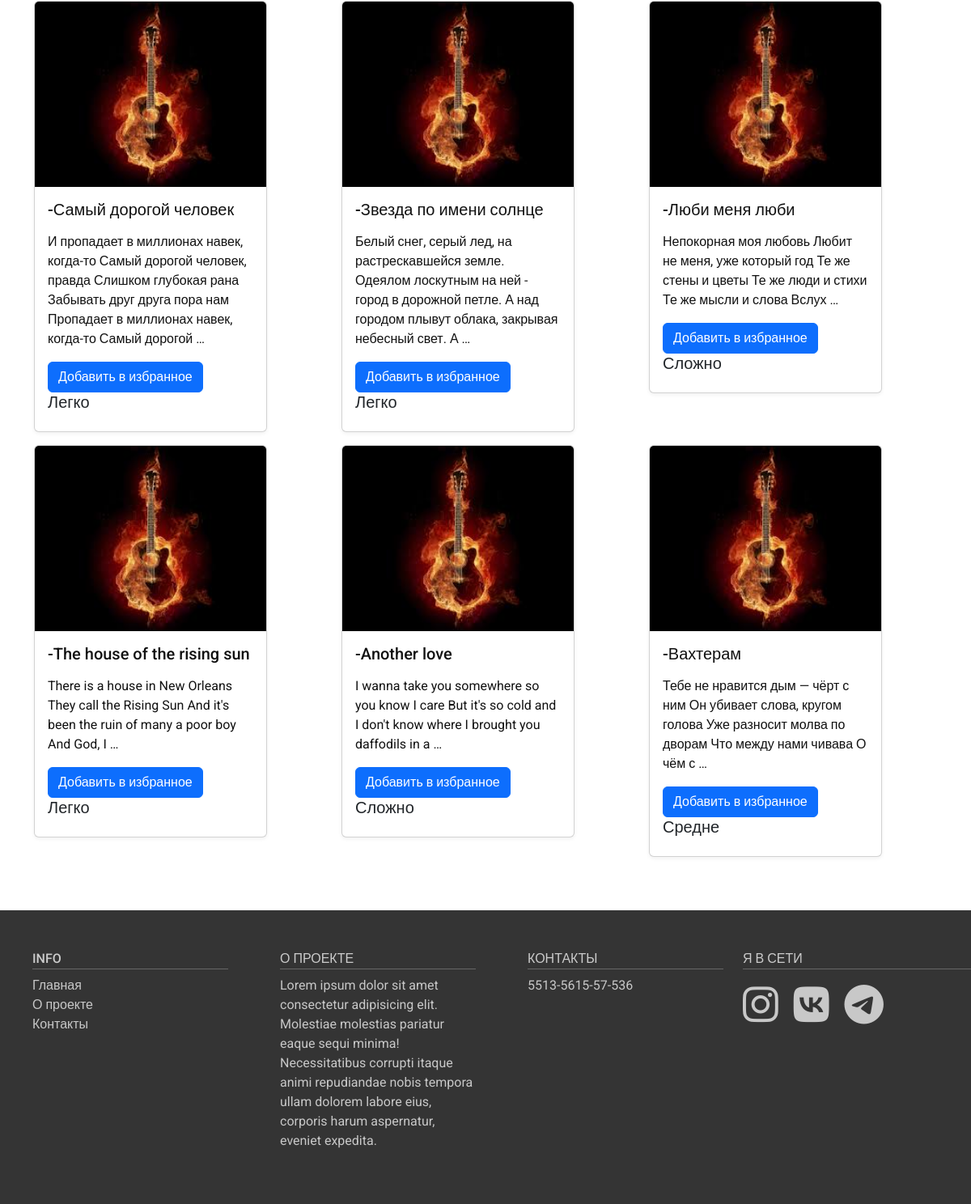
The app's page / (lower part), older data.
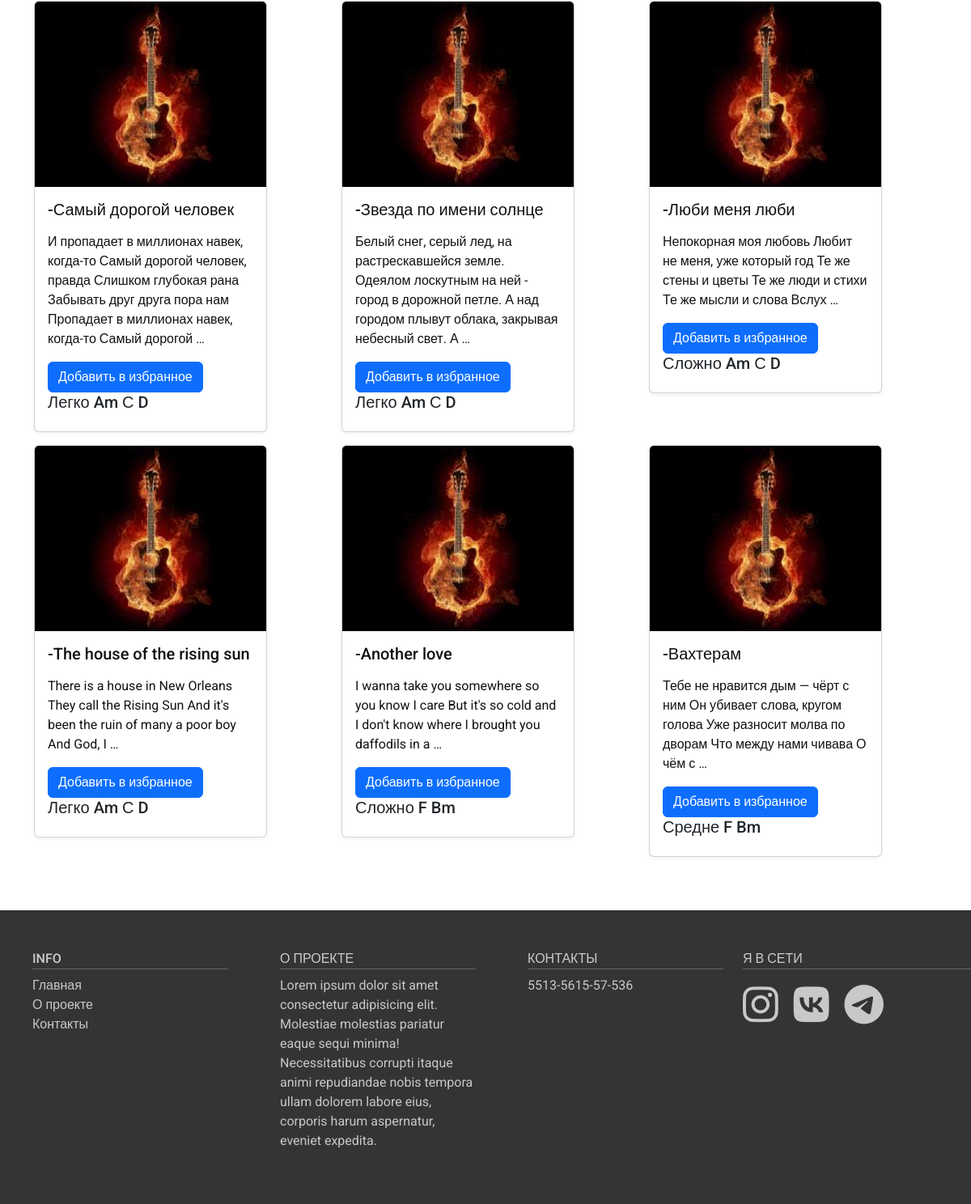
The same page, newer data.
### guitar/models.py (models this page shows, shortened)
class Sings(models.Model):
    class Status(models.TextChoices):
        DRAFT = '0', 'Черновик'
        PUBLISHED = '1', 'Опубликовано'
    title = models.CharField(max_length=50)
    slug = models.SlugField(max_length=255, unique=True,db_index=True)
    content = models.TextField(blank=True)
    time_create = models.DateTimeField(auto_now_add=True)
    time_update = models.DateTimeField(auto_now=True)
    is_published = models.BooleanField(choices=Status.choices, default=Status.DRAFT)
    difficult = models.ForeignKey("Difficulty", on_delete=models.PROTECT, related_name="sings")
    chords = models.ManyToManyField("Chords", related_name="sings")
    author = models.ForeignKey("Authors", on_delete=models.PROTECT, related_name="sings")
    objects = models.Manager()
    published = PublishedModel()
    class Meta:
        ordering = ["-time_create"]
        indexes = [
            models.Index(fields=["-time_create"]),
        ]
    def get_absolute_url(self):
        return reverse('sing', kwargs={'sing_slug':self.slug})

class Difficulty(models.Model):
    name = models.CharField(max_length=100, db_index=True)
    slug = models.SlugField(max_length=255, db_index=True, unique=True)

class Chords(models.Model):
    name = models.CharField(max_length=100, db_index=True)
    slug = models.SlugField(max_length=255, db_index=True, unique=True)

### guitar/views.py (the view)
# urls.py: path("", views.index, name="index"),
def index(request):
    sings = Sings.published.all()[:6]
    context={"sings": sings}
    return render(request, "guitar/index.html", context)

### guitar/models.py (called while the page is built)
    def get_queryset(self):
        return super().get_queryset().filter(is_published=Sings.Status.PUBLISHED)

### guitar/templates/guitar/index.html (shortened to what this page needs)
{% extends 'base.html' %} {% load static %} {%block content%}
{% include "guitar/includes/card_display.html"%} {% endblock content%}

### templates/base.html (shortened to what this page needs)
{% load static %}
<!DOCTYPE html>
<html lang="en">
  <head>
    <link
      rel="stylesheet"
      href="https://cdn.jsdelivr.net/npm/bootstrap@5.3.3/dist/css/bootstrap.rtl.min.css"
    />
    <link rel="stylesheet" href="{% static 'guitar/css/main.css' %}" />
  </head>
  <body>
    <div class="page">
      {% block content%} {% endblock content%}
      <footer>
        <section class="footer">
          <div class="conteiner">
            <div class="row">
              <div class="col-md-3 col-6">
                <ul class="list-unstyled">
                  <li><h4>Info</h4></li>
                  <li><a href="#">Главная</a></li>
                  <li><a href="#">О проекте</a></li>
                  <li><a href="#">Контакты</a></li>
                </ul>
              </div>
              <div class="col-md-3 col-6">
                <ul class="list-unstyled">
                  <li><h4>О проекте</h4></li>
                  <li>
                    Lorem ipsum dolor sit amet consectetur adipisicing elit.
                    Molestiae molestias pariatur eaque sequi minima!
                    Necessitatibus corrupti itaque animi repudiandae nobis
                    tempora ullam dolorem labore eius, corporis harum
                    aspernatur, eveniet expedita.
                  </li>
                </ul>
              </div>
              <div class="col-md-3 col-6">
                <ul class="list-unstyled">
                  <li><h4>Контакты</h4></li>
                  <li><a href="tel: 5513561557536">5513-5615-57-536</a></li>
                </ul>
              </div>
              <div class="col-md-3 col-6">
                <h4>Я в сети</h4>
                <div class="footer-icons">
                  <a href="#"><i class="fa-brands fa-instagram"></i></a>
                  <a href="#"><i class="fa-brands fa-vk"></i></a>
                  <a href="#"><i class="fa-brands fa-telegram"></i></a>
                </div>
              </div>
            </div>
          </div>
        </section>
      </footer>
    </div>
  </body>
</html>

### guitar/templates/guitar/includes/card_display.html
{% load static %}
<section class="main-content">
  <div class="container">
    <div class="row">
      {%for sing in sings%}
      <div class="col-lg-4 col-sm-6 mb-3">
        <a href="{{sing.get_absolute_url}}" class="link-to-sing">
          <div class="card" style="width: 18rem">
            <img
              src="{% static 'guitar/img/5.jpeg' %}"
              class="card-img-top"
              alt="5"
            />
            <div class="card-body">
              <h5 class="card-title">{{sing.author.name}}-{{sing.title}}</h5>
              <p class="card-text">
                {{sing.content|truncatewords:25|linebreaks}}
              </p>
              <a href="##" class="btn btn-primary">Добавить в избранное</a>
              <h5 class="card-title">
                {{sing.difficult.name}}
                {% with sing.chords.all as chords%}
                  {% if chords%}
                    {% for chord in chords%}
                      {{chord.name}}
                    {% endfor %}
                  {% endif %}
                {% endwith %}
              </h5>
            </div>
          </div>
        </a>
      </div>
      {% endfor%}
    </div>
  </div>
</section>

### guitar/static/guitar/css/main.css (style rules this page uses)
html { font-size: 16px; }
body { font-family: "Roboto", sans-serif; font-size: 16px; font-weight: 400; color: #000; background-color: #fff; min-width: 320px; }
img { max-width: 100%; height: auto; }
section { padding: 50px 0; }
a { color: #111; }
.page { overflow: hidden; display: flex; flex-direction: column; min-height: 100vh; }
.card { box-shadow: 0 2px 5px 0 rgba(0, 0, 0, 0.06); transition: all .3s; }
.link-to-sing { text-decoration: none; }
footer { margin-top: auto; }
.footer { background-color: #343434; }
.footer h4 { color: #ccc; text-transform: uppercase; font-size: 16px; border-bottom: 1px solid #666; padding-bottom: 3px; }
.footer a { text-decoration: none; transition: all .3s; }
.footer a, .footer li { color: #c8c8c8; }
.footer li a { display: block; }
.footer-icons a { display: inline-block; margin-right: 15px; font-size: 50px; }

Row changes from the older to the newer data that the page shows:
added Chords: name "Am"
added Chords: name "С"
added Chords: name "D"
added Chords: name "F"
added Chords: name "Bm"
